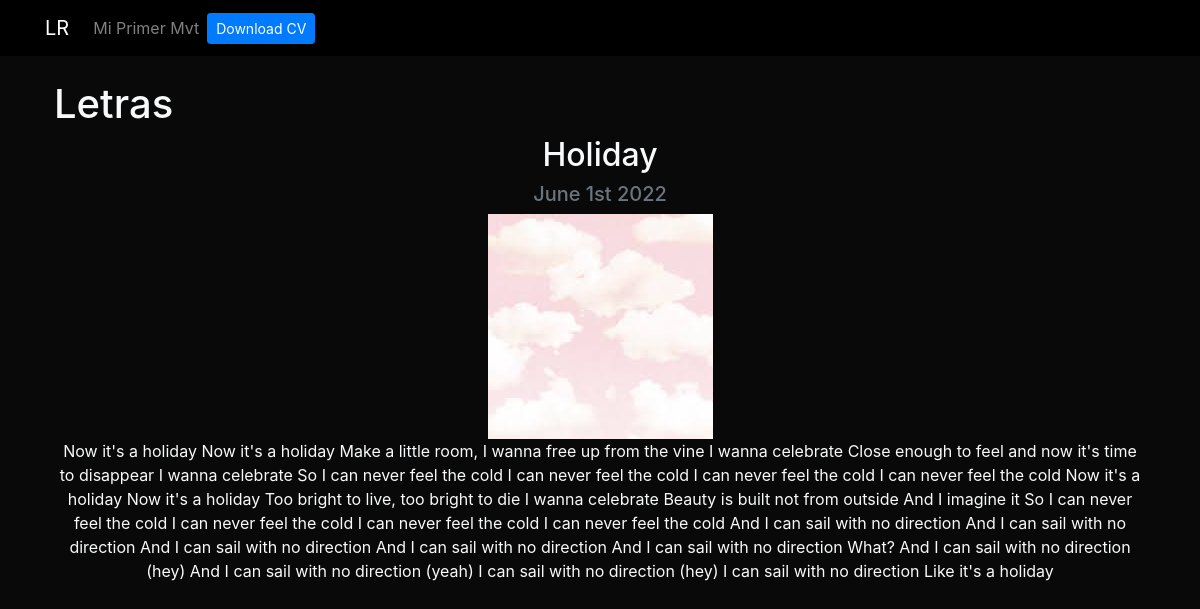
The app's page /miprimermvt/1 with its own data.
### miprimermvt/models.py (models this page shows)
class Post(models.Model):
    title = models.CharField(max_length=100)
    description = models.TextField()
    image = models.ImageField(upload_to="miprimermvt/images")
    date = models.DateField(datetime.date.today)

### miprimermvt/views.py (the view)
# urls.py: path('<int:post_id>', post_detail, name = 'post_detail')
def post_detail(request, post_id):
    post = get_object_or_404(Post, pk=post_id)
    return render(request, 'post_detail.html', {'post':post})

### miprimermvt/templates/post_detail.html
{% extends 'layout.html'%}
{% block content%}
<h1>Letras</h1>
<div class= 'text-center'>
    <h2>{{post.title}}</h2>
<h3 class='my-2 h5 text-muted'>{{post.date|date:'F jS Y'}}</h3>
<img src= '{{post.image.url}}' alt='{{post.title}}' class='img-fluid/>
<div class='my-4'>
    <p>{{post.description|safe}}</p>
</div>
</div>
{% endblock%}

### portfolio/static/main.css (style rules this page uses)
body { background: #090909; }

### records on screen
Post: title "Holiday", date "June 1st 2022", image (picture), description "Now it's a holiday Now it's a holiday Make a little room, I wanna free up from the vine I wanna celebrate Close enough to feel and now it's time to disappear I wanna celebrate So I can never feel the cold I can never feel the cold I can never feel the cold I can never feel the cold Now it's a holiday Now it's a holiday Too bright to live, too bright to die I wanna celebrate Beauty is built not from outside And I imagine it So I can never feel the cold I can never feel the cold I can never feel the cold I can never feel the cold And I can sail with no direction And I can sail with no direction And I can sail with no direction And I can sail with no direction And I can sail with no direction…"
